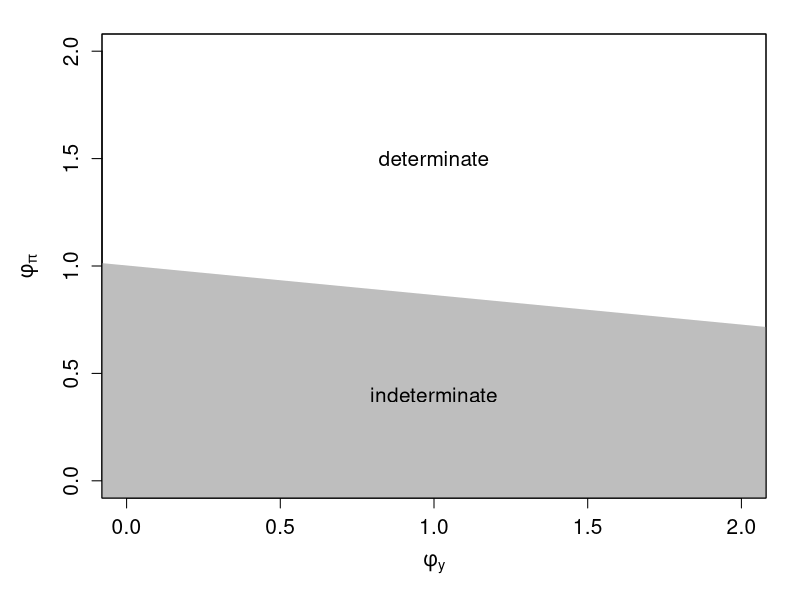

Source code (R):
#=======================================
# Chapter 7, Other figures
#   modified on 2019/10/19
#=======================================

"%+%" <- function(x, y) paste(x, y, sep = "")
# figpath <- "../../figs/"
figpath <- "./"

beta <- 0.99
gamma <- 5
varrho <- 0.9

kappa <- (1-varrho)*(1-varrho*beta)*(gamma+1)/varrho

phi_y1 <- -1
phi_y2 <- 3

phi_pi1 <- -(1-beta)*phi_y1/kappa+1
phi_pi2 <- -(1-beta)*phi_y2/kappa+1

if (.Platform$OS.type == "windows") windows(7, 7)
par(ps = 15)
par(mai = c(0.68*1.5, 0.68*1.5, 0.34, 0.34))

plot(NA, xlim = c(0, 2), ylim = c(0, 2), main = "", xlab = expression(phi[y]), ylab = expression(phi[pi]))
polygon(c(phi_y1, phi_y2, phi_y2, phi_y1, phi_y1), c(phi_pi1, phi_pi2, -1, -1, phi_pi1), col = "grey", border = "grey")
box()

text(1, 0.4, "indeterminate")
text(1, 1.5, "determinate")

dev.copy2eps(file= figpath %+% "nkm_indet.eps")


